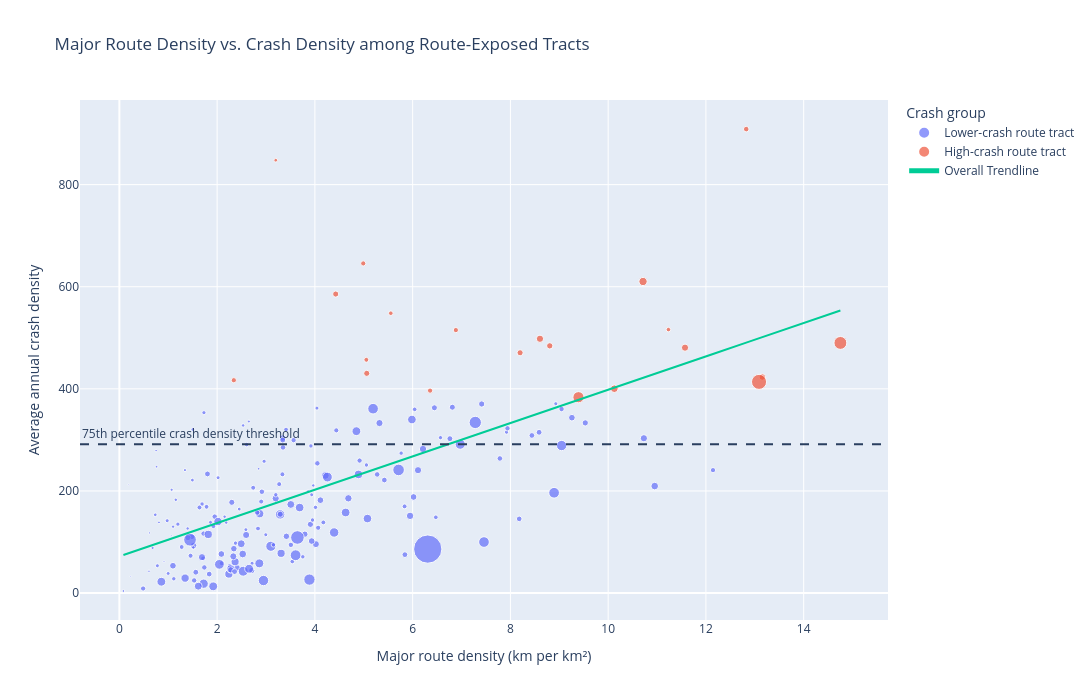

Source (notebook cell):
### Markdown cell above
#### Major route density vs. crash density

### Code cell
import plotly.express as px

# Create readable label for high-crash classification
route_tracts["route_crash_group"] = np.where(
    route_tracts["high_crash_route_tract"] == 1,
    "High-crash route tract",
    "Lower-crash route tract"
)

# 75th percentile threshold used to define high-crash tracts
q75 = route_tracts["avg_annual_crash_density"].quantile(0.75)

fig = px.scatter(
    route_tracts,
    x="major_route_density_km_per_km2",
    y="avg_annual_crash_density",
    color="route_crash_group",
    size="major_route_length_km",
    trendline="ols",
    trendline_scope="overall",
    opacity=0.70,
    hover_data={
        "GEOID": True,
        "total_crashes": True,
        "major_route_length_km": ":.2f",
        "major_route_share": ":.2f",
        "major_route_density_km_per_km2": ":.2f",
        "avg_annual_crash_density": ":.2f",
        "black_alone_share":":.2f",
        "hispanic_share":":.2f",
        "route_crash_group":True
    },
    labels={
        "major_route_density_km_per_km2": "Major route density (km per km²)",
        "avg_annual_crash_density": "Average annual crash density",
        "major_route_length_km": "Major route length (km)",
        "route_crash_group": "Crash group"
    },
    title="Major Route Density vs. Crash Density among Route-Exposed Tracts"
)

fig.add_hline(
    y=q75,
    line_dash="dash",
    annotation_text="75th percentile crash density threshold",
    annotation_position="top left"
)

fig.update_layout(
    width=1100,
    height=700
)

### Figure 1 — Plotly figure (JSON) as saved in the notebook; plotly's stock layout.template omitted (floating-point values rounded to 4 significant figures; data arrays with more than 128 entries replaced by an {"elided": "..."} marker saying what was removed)
{"data": [{"customdata": {"elided": "184x7 mixed values"}, "hovertemplate": "Crash group=%{customdata[6]}<br>Major route density (km per km²)=%{x:.2f}<br>Average annual crash density=%{y:.2f}<br>Major route length (km)=%{customdata[2]:.2f}<br>GEOID=%{customdata[0]}<br>total_crashes=%{customdata[1]}<br>major_route_share=%{customdata[3]:.2f}<br>black_alone_share=%{customdata[4]:.2f}<br>hispanic_share=%{customdata[5]:.2f}<extra></extra>", "legendgroup": "Lower-crash route tract", "marker": {"color": "#636efa", "opacity": 0.7, "size": {"elided": "184 float values"}, "sizemode": "area", "sizeref": 0.1027, "symbol": "circle"}, "mode": "markers", "name": "Lower-crash route tract", "orientation": "v", "showlegend": true, "type": "scatter", "x": {"elided": "184 float values"}, "xaxis": "x", "y": {"elided": "184 float values"}, "yaxis": "y"}, {"customdata": {"elided": "21x7 mixed values"}, "hovertemplate": "Crash group=%{customdata[6]}<br>Major route density (km per km²)=%{x:.2f}<br>Average annual crash density=%{y:.2f}<br>Major route length (km)=%{customdata[2]:.2f}<br>GEOID=%{customdata[0]}<br>total_crashes=%{customdata[1]}<br>major_route_share=%{customdata[3]:.2f}<br>black_alone_share=%{customdata[4]:.2f}<br>hispanic_share=%{customdata[5]:.2f}<extra></extra>", "legendgroup": "High-crash route tract", "marker": {"color": "#EF553B", "opacity": 0.7, "size": [2.658, 3.006, 1.406, 1.933, 1.94, 1.247, 1.371, 1.936, 3.497, 1.592, 1.102, 2.73, 1.049, 2.167, 2.051, 6.41, 1.398, 1.422, 8.544, 0.7193, 11.67], "sizemode": "area", "sizeref": 0.1027, "symbol": "circle"}, "mode": "markers", "name": "High-crash route tract", "orientation": "v", "showlegend": true, "type": "scatter", "x": [11.57, 10.13, 6.884, 5.061, 8.198, 5.052, 4.989, 4.426, 10.71, 12.82, 5.553, 8.604, 11.23, 13.15, 8.805, 9.393, 6.357, 2.341, 14.75, 3.199, 13.09], "xaxis": "x", "y": [480.6, 400.2, 515.1, 430.3, 470.6, 456.9, 645.7, 585.7, 610.3, 908.8, 548.2, 498.1, 516.1, 423.2, 484.2, 383.6, 396.5, 416.9, 490.0, 847.8, 413.6], "yaxis": "y"}, {"hovertemplate": "<b>OLS trendline</b><br>avg_annual_crash_density = 32.6413 * major_route_density_km_per_km2 + 71.8254<br>R<sup>2</sup>=0.403742<br><br>Major route density (km per km²)=%{x:.2f}<br>Average annual crash density=%{y:.2f} <b>(trend)</b><extra></extra>", "legendgroup": "Overall Trendline", "line": {"color": "#00cc96"}, "mode": "lines", "name": "Overall Trendline", "showlegend": true, "type": "scatter", "x": {"elided": "205 float values"}, "xaxis": "x", "y": {"elided": "205 float values"}, "yaxis": "y"}], "layout": {"annotations": [{"showarrow": false, "text": "75th percentile crash density threshold", "x": 0, "xanchor": "left", "xref": "x domain", "y": 291.5, "yanchor": "bottom", "yref": "y"}], "height": 700, "legend": {"itemsizing": "constant", "title": {"text": "Crash group"}, "tracegroupgap": 0}, "shapes": [{"line": {"dash": "dash"}, "type": "line", "x0": 0, "x1": 1, "xref": "x domain", "y0": 291.5, "y1": 291.5, "yref": "y"}], "title": {"text": "Major Route Density vs. Crash Density among Route-Exposed Tracts"}, "width": 1100, "xaxis": {"anchor": "y", "domain": [0, 1], "title": {"text": "Major route density (km per km²)"}}, "yaxis": {"anchor": "x", "domain": [0, 1], "title": {"text": "Average annual crash density"}}}}
